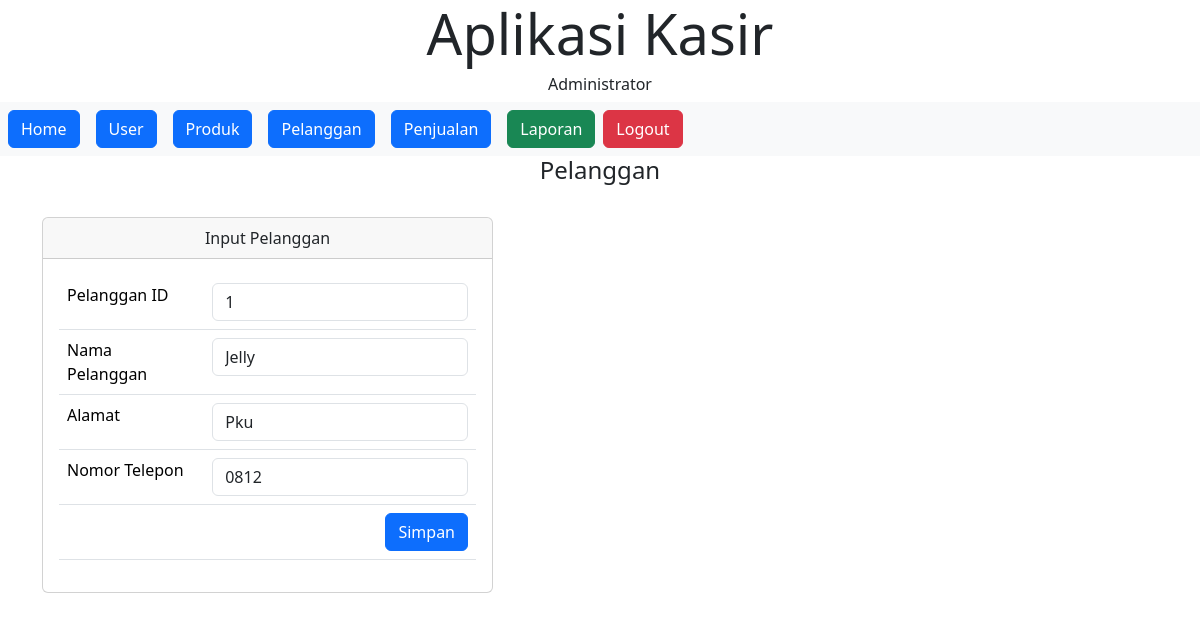
The page /admin.php?page=edit_pelanggan&PelangganID=1 (signed in) on the database its author committed.
### tables this page shows
CREATE TABLE `pelanggan` (
  `PelangganID` int NOT NULL,
  `NamaPelanggan` varchar(255) NOT NULL,
  `Alamat` text NOT NULL,
  `NomorTelepon` varchar(255) NOT NULL
);

### function/class.pelanggan.php (called while the page is built, shortened)
<?php
include_once 'config.php';
class Pelanggan
{
    protected $db;
    public function __construct()
    {
        $this->db = new Database();
        $this->db = $this->db->return_db();
    }
    public function get_idPelanggan($PelangganID)
    {
        $query = $this->db->prepare("SELECT * FROM Pelanggan WHERE PelangganID='$PelangganID'");
        $query->execute();
        $hasil =  $query->get_result();
        return $hasil;
    }
}
?>

### function/config.php (called while the page is built)
<?php
class Database
{
    public $connect;
    public function __construct()
    {
        $this->connect = mysqli_connect("localhost","root","","kasir");
    }
    function return_db()
    {
        return $this->connect;
    }
}
?>

### page/edit_pelanggan.php (the view)
<div class="container">
    <div class="col-lg-12">
        <h4 align="center">Pelanggan</h4>
        <br>
        <div class="row">
            <div class="col-sm-5">
                <div class="card">
                    <div class="card-header">
                        Input Pelanggan
                    </div>
                    <div class="card-body">
                        <form action="proses/proses_pelanggan.php?aksi=update" method="POST">
                            <?php
                            include_once "function/class.pelanggan.php";
                            $pelanggan = new Pelanggan();
                            foreach ($pelanggan->get_idpelanggan($_GET['PelangganID']) as $data) {
                            ?>
                            <table class="table table-hover">
                                <tr>
                                    <td>Pelanggan ID</td>
                                    <td><input type="text" name="PelangganID" value="<?php echo $data['PelangganID'] ?>" class="form-control" readonly ></td>
                                </tr>
                                <tr>
                                    <td>Nama Pelanggan</td>
                                    <td><input type="text" name="NamaPelanggan" value="<?php echo $data['NamaPelanggan'] ?>" class="form-control"></td>
                                </tr>
                                <tr>
                                    <td>Alamat</td>
                                    <td><input type="text" name="Alamat" value="<?php echo $data['Alamat'] ?>" class="form-control"></td>
                                </tr>
                                <tr>
                                    <td>Nomor Telepon</td>
                                    <td><input type="text" name="NomorTelepon" value="<?php echo $data['NomorTelepon'] ?>" class="form-control"></td>
                                </tr>
                                <tr>
                                    <td colspan="2" align="right"><button type="submit" class="btn btn-primary">Simpan</button></td>
                                </tr>
                            </table>
                        </form>
                        <?php }?>
                    </div>
                </div>
            </div>
        </div>
    </div>
</div>

### rows shown on the page
pelanggan: PelangganID "1", NamaPelanggan "Jelly", Alamat "Pku", NomorTelepon "0812"

### other values the page prints
$Level "Administrator"
